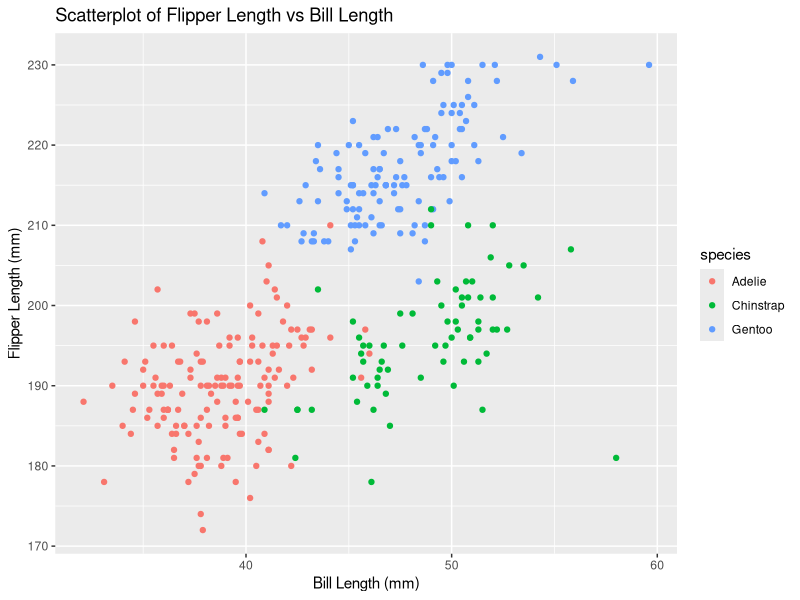
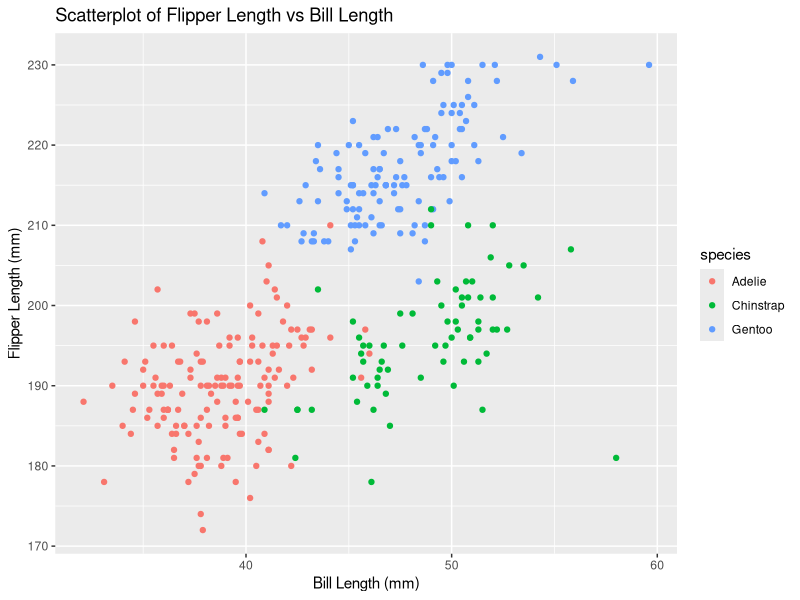

These charts were generated, in order, by the following R code:
## ---- chunk 1
library(tidyverse)
library(dplyr)
## ---- chunk 2
data("penguins", package = "palmerpenguins")

dataset_size = c(nrow(penguins), ncol(penguins))

mean_flipper_length = round(mean(penguins$flipper_length_mm, na.rm = TRUE), 2)
## ---- chunk 3
ggplot(data = penguins, 
       aes(x = bill_length_mm, 
           y = flipper_length_mm, 
           color = species)
       ) +
  geom_point() + 
  labs(title = "Scatterplot of Flipper Length vs Bill Length", 
       x = "Bill Length (mm)",
       y = "Flipper Length (mm)")
  ggsave("penguins_plot.pdf")
## ---- chunk 4
hw_1_df = tibble(
  sample_normal = rnorm(10), 
  vec_logical = sample_normal > 0, 
  vec_char = c("My", "name", "is", "Tamara", "and", "this", "is", "my", "Homework", "1."), 
  vec_factor = factor(sample(c("Low", "Medium", "High"), 10, replace = TRUE))
)
## ---- chunk 5
mean(pull(hw_1_df, sample_normal))
mean(pull(hw_1_df, vec_logical))
mean(pull(hw_1_df, vec_char))
mean(pull(hw_1_df, vec_factor))
